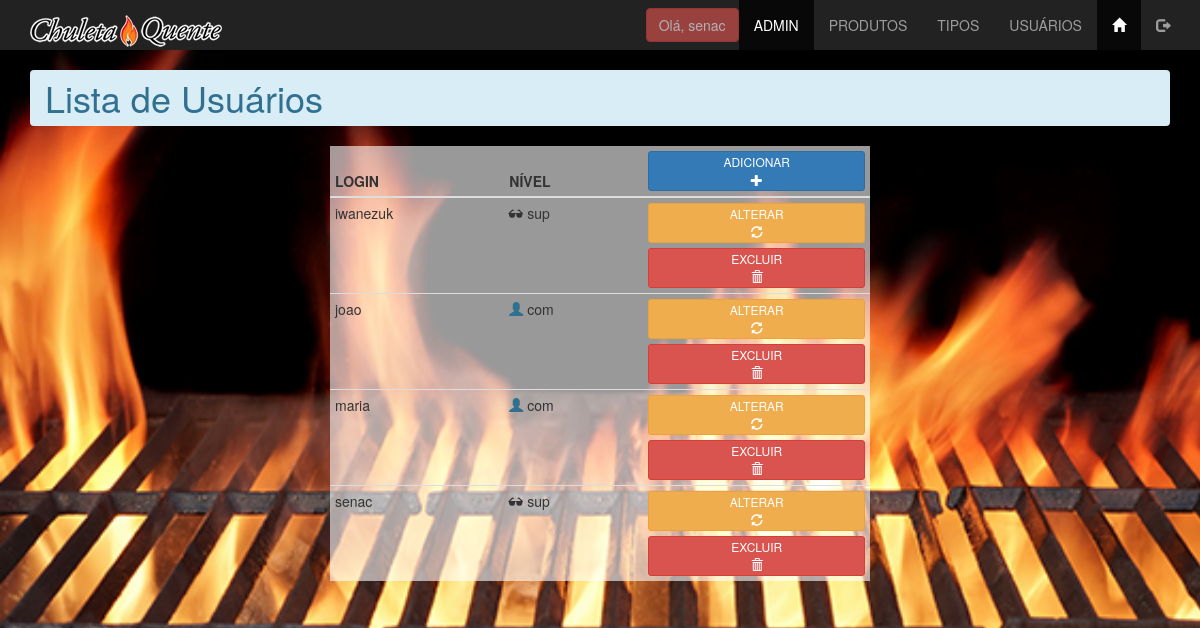
The app's page /admin/usuarios_lista.php (signed in) with its own data.
### tables this page shows
CREATE TABLE `tbusuarios` (
  `id_usuario` int(11) NOT NULL,
  `login_usuario` varchar(30) NOT NULL,
  `senha_usuario` varchar(8) NOT NULL,
  `nivel_usuario` enum('sup','com') NOT NULL
);

### admin/usuarios_lista.php (the view, shortened to what this page needs)
<?php
include("../Connections/conn_produtos.php");
mysqli_select_db($conn_produtos,$database_conn);
$consulta   =   "SELECT *
                FROM tbusuarios
                ORDER BY login_usuario ASC
                ";
$lista      =   $conn_produtos->query($consulta);
$row        =   $lista->fetch_assoc();
?>
<!DOCTYPE html>
<html lang="pt-br">
<head>
<link href="../css/bootstrap.min.css" rel="stylesheet">
<link rel="stylesheet" href="../css/meu_estilo.css" type="text/css">
</head>
<body class="fundofixo">
<?php include "menu_adm.php"; ?>
<main class="container">
    <h1 class="breadcrumb alert-info">Lista de Usuários</h1>
    <div class="col-xs-12 col-sm-offset-3 col-sm-6 col-md-offset-3 col-md-6">
    <table class="table table-condensed table-hover tbopacidade">
        <thead>
            <tr>
                <th>LOGIN</th>
                <th>NÍVEL</th>
                <th>
                    <a href="usuarios_insere.php" target="_self" class="btn btn-block btn-primary btn-xs" role="button">
                        <span class="hidden-xs">ADICIONAR<br></span>
                        <span class="glyphicon glyphicon-plus" aria-hidden="true"></span>
                    </a>
                </th>
            </tr>
        </thead>
        <tbody>
           <?php do { ?>
            <tr>
                <td><?php echo $row['login_usuario']; ?></td>
                <td>
                    <?php
                        if($row['nivel_usuario']=='com'){
                            echo ("<span class='glyphicon glyphicon-user text-info' aria-hidden='true'></span>");
                        }else if($row['nivel_usuario']=='sup'){
                            echo ("<span class='glyphicon glyphicon-sunglasses text-default' aria-hidden='true'></span>");
                        };
                    ?>
                    <?php echo $row['nivel_usuario']; ?>
                </td>
                <td>
                   <a href="usuarios_atualiza.php?id_usuario=<?php echo $row['id_usuario'] ?>" target="_self" class="btn btn-block btn-warning btn-xs" role="button">
                        <span class="hidden-xs">ALTERAR<br></span>
                        <span class="glyphicon glyphicon-refresh" aria-hidden="true"></span>
                    </a>
                    <button class="btn btn-danger btn-block btn-xs delete" role="button" data-nome="<?php echo $row['login_usuario']; ?>" data-id="<?php echo $row['id_usuario']; ?>">
                        <span class="hidden-xs">EXCLUIR<br></span>
                        <span class="glyphicon glyphicon-trash" aria-hidden="true"></span>
                    </button>
                </td>
            </tr>
            <?php } while ($row = $lista->fetch_assoc()); ?>
        </tbody>
    </table>
    </div>
</main>
</body>
</html>

### css/meu_estilo.css (style rules this page uses)
.fundofixo { background: url(../imagens/bg_fogo.jpg) no-repeat fixed; -webkit-background-size: cover; background-size: cover; }
.tbopacidade { background-color: rgba(255,255,255,0.6); }

### records on screen
tbusuarios: login_usuario "iwanezuk", nivel_usuario "sup"
tbusuarios: login_usuario "joao", nivel_usuario "com"
tbusuarios: login_usuario "maria", nivel_usuario "com"
tbusuarios: login_usuario "senac", nivel_usuario "sup"

### other values on screen
$_SESSION['login_usuario'] "senac"
